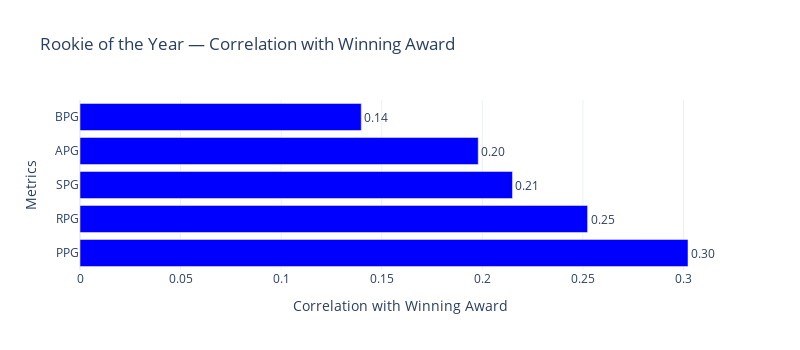

The cell this chart's notebook holds for it:
### Markdown cell above
Similar to the **Finals MVP (FMVP)**, a player with better **points per game (PPG)** and **rebounds per game (RPG)** has a higher chance of winning the **regular season MVP** award.

### Code cell
apd.roty_analyze()

### Figure 1 — Plotly figure (JSON) as saved in the notebook; plotly's stock layout.template omitted (floating-point values rounded to 4 significant figures)
{"data": [{"marker": {"color": ["blue", "blue", "blue", "blue", "blue"]}, "orientation": "h", "text": ["0.30", "0.25", "0.21", "0.20", "0.14"], "textposition": "outside", "type": "bar", "x": [0.3022, 0.2523, 0.215, 0.198, 0.1398], "y": ["PPG", "RPG", "SPG", "APG", "BPG"]}], "layout": {"height": 350, "title": {"text": "Rookie of the Year — Correlation with Winning Award"}, "width": 800, "xaxis": {"title": {"text": "Correlation with Winning Award"}}, "yaxis": {"title": {"text": "Metrics"}}}}
